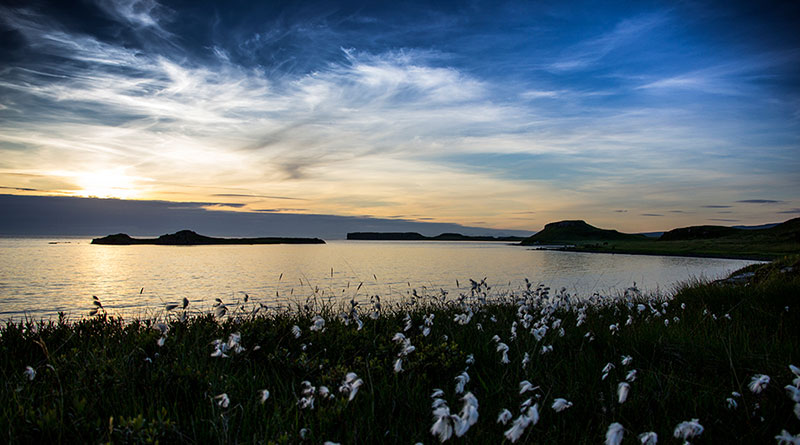
#> input picture Database/3.jpg, 800 x 445 px, found by its file name; the run also reads 1 picture not shown here
$ python performance_test.py   (older library calls are emulated)
#> lines starting #> are read from the running program, lines starting #| are printed output that depends on the picture; long printed decimals are rounded
from math import log10, sqrt
import cv2
import numpy as np
from scipy.signal import fftconvolve
from skimage.metrics import structural_similarity as ssim


def PSNR(original, compressed):
    mse = np.mean((original - compressed) ** 2)
    if (mse == 0):  # MSE is zero means no noise is present in the signal .
        # Therefore PSNR have no importance.
        return 100
    max_pixel = 255.0
    psnr = 20 * log10(max_pixel / sqrt(mse))
    return psnr


def normxcorr2(template, image, mode="valid"):

    # If this happens, it is probably a mistake
    if np.ndim(template) > np.ndim(image) or \
            len([i for i in range(np.ndim(template)) if template.shape[i] > image.shape[i]]) > 0:
        print("normxcorr2: TEMPLATE larger than IMG. Arguments may be swapped.")

    template = template - np.mean(template)
    image = image - np.mean(image)

    a1 = np.ones(template.shape)
    # Faster to flip up down and left right then use fftconvolve instead of scipy's correlate
    ar = np.flipud(np.fliplr(template))
    out = fftconvolve(image, ar.conj(), mode=mode)

    image = fftconvolve(np.square(image), a1, mode=mode) - \
            np.square(fftconvolve(image, a1, mode=mode)) / (np.prod(template.shape))

    # Remove small machine precision errors after subtraction
    image[np.where(image < 0)] = 0

    template = np.sum(np.square(template))
    out = out / np.sqrt(image * template)

    # Remove any divisions by 0 or very close to 0
    out[np.where(np.logical_not(np.isfinite(out)))] = 0

    return out


def main():
    original = cv2.imread("E:/5th Sem/E1-DWS/project/img/3.jpg")
#> original is the input picture: shape (445, 800, 3); mean B, G, R 103.5, 98.9, 90.2
    compressed = cv2.imread("E:/5th Sem/E1-DWS/project/img/test4/3_encrpted.png", 1)
    psnr = PSNR(original, compressed)
#> in PSNR, `mse = np.mean((original - compressed) ** 2)`: mse = 0.000419
#> in PSNR, `psnr = 20 * log10(max_pixel / sqrt(mse))`: psnr = 81.9
#> psnr = 81.9
    MSE = np.mean((original - compressed) ** 2)
#> MSE = 0.000419
    RMSE = sqrt(MSE)
#> RMSE = 0.0205
    SNR = 10 * log10(np.mean(original) / MSE)
#> SNR = 53.66
    NCC = normxcorr2(original, compressed)
#> in normxcorr2, `ar = np.flipud(np.fliplr(template))`:
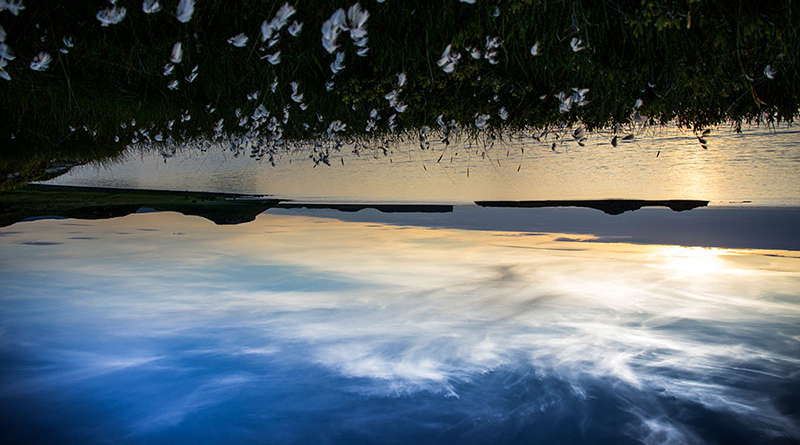
#> ar: shape (445, 800, 3) float64; mean of channels 0, 1, 2 5.9, 1.4, -7.3; drawn with min black and max white
#> in normxcorr2, `out = fftconvolve(image, ar.conj(), mode=mode)`: out = [5.55e+09]
#> in normxcorr2, `image = fftconvolve(np.square(image), a1, mode=mode) - \ np.square(fft..`: image = [6.54e+09]
#> in normxcorr2, `template = np.sum(np.square(template))`: template = 6.54e+09
#> in normxcorr2, `out = out / np.sqrt(image * template)`: out = [0.848]
#> NCC = [0.848]
    IF = 1-NCC
#> IF = [0.152]
    AD = np.mean(original-compressed)
#> AD = 0.0461
    SSIM = ssim(original, compressed,multichannel=True)
#> SSIM = 1
    print(f"1.PSNR value is {psnr} dB")
#| 1.PSNR value is 81.904 dB
    print(f"2.MSE value is {MSE} dB")
#| 2.MSE value is 0.0004195 dB
    print(f"3.RMSE value is {RMSE} dB")
#| 3.RMSE value is 0.02048 dB
    print(f"4.SNR value is {SNR} dB")
#| 4.SNR value is 53.665 dB
    print(f"5.NCC value is {NCC} ")
#| 5.NCC value is [[[0.8483]]]
    print(f"6.IF value is {IF} ")
#| 6.IF value is [[[0.1517]]]
    print(f"7.AD value is {AD} ")
#| 7.AD value is 0.04608
    print(f"8.SSIM value is {SSIM} ")
#| 8.SSIM value is 1


if __name__ == "__main__":
    main()
